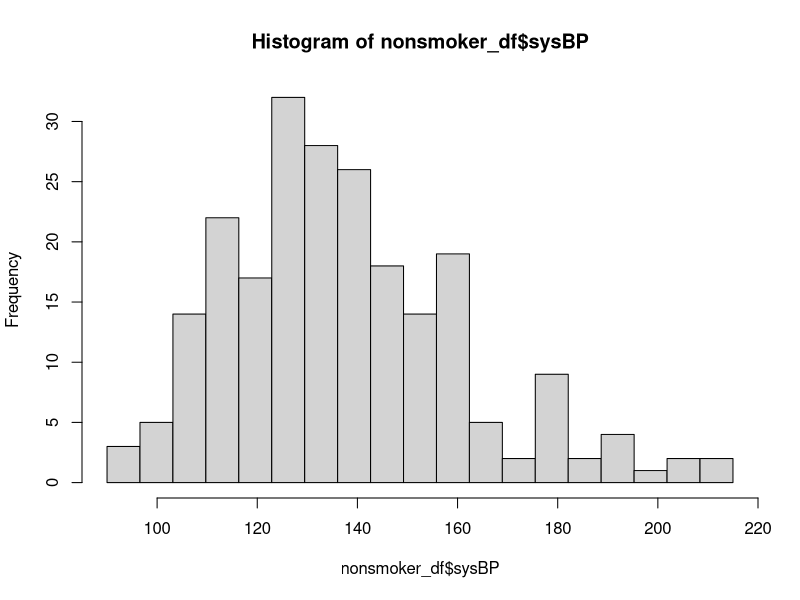
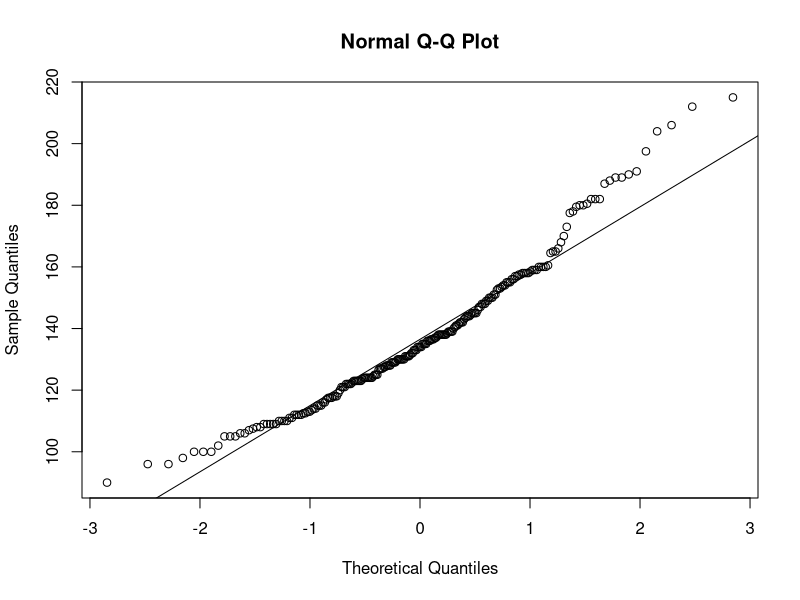
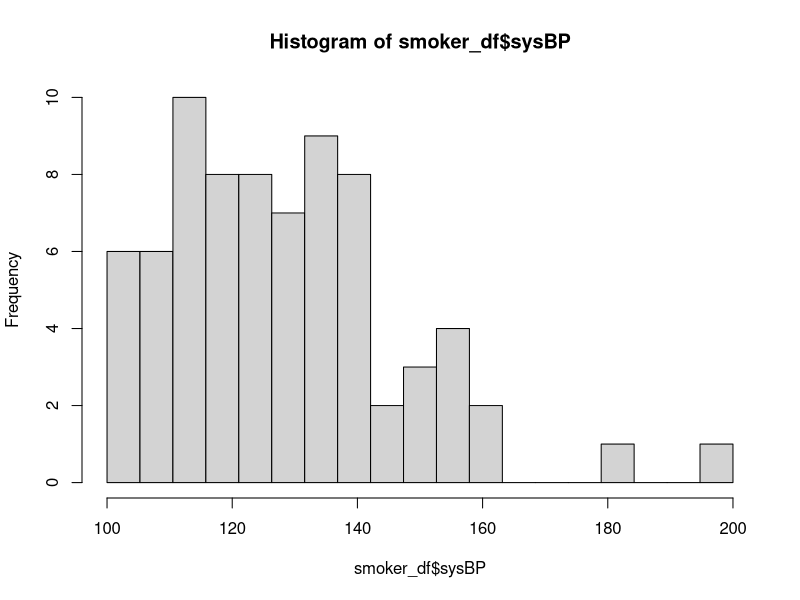
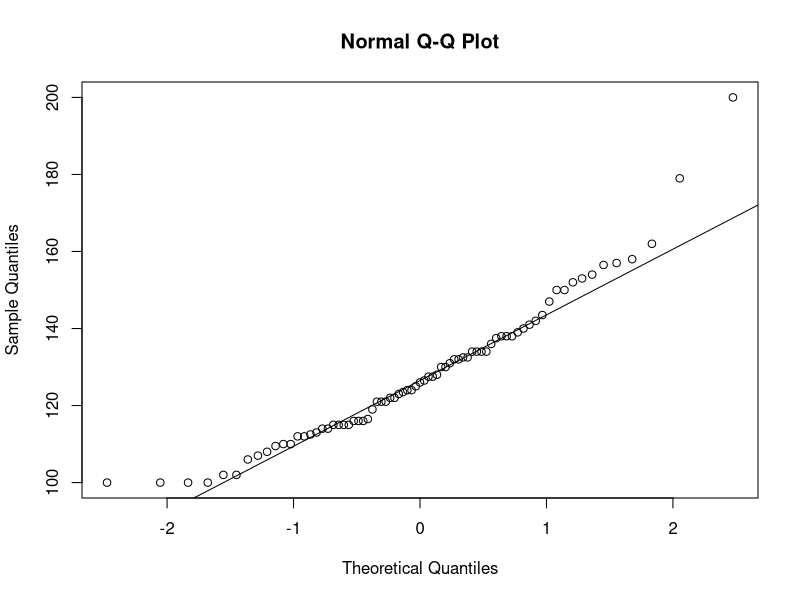

Generate these figures, in order, with R:
#### ST 502 Final Project
## Tyler Pollard and Apostolos Stamenos
## 30 March 2022

## Load required libraries
library(tidyverse)
library(ggplot2)
library(data.table)

## =========================================== PART 1 ===============================================
## Read in data
data <- fread("framingham_data.csv")

## Filter into smoker and nonsmoker data frames
# This dataset represents two independent samples of systolic blood pressure (sysBP) for 
# smokers (currentSmoker=1) and nonsmokers (currentSmoker=0) in the Framingham heart study
smoker_df <- data %>% filter(currentSmoker == 1)
nonsmoker_df <- data %>% filter(currentSmoker == 0)

## Set alpha level for all tests
alpha <- 0.05

## Pooled Two Sample t-test p-value method

## Pooled Two Sample t-test confidence interval method

## Satterthwaite Approximation Two Sample t-test p-value method
# Calcuate number of data points for both groups
n_nonsmoker <- nrow(nonsmoker_df)
n_smoker <- nrow(smoker_df)

# Calculate sample variances of both groups
samp_mean_nonsmoker <- mean(nonsmoker_df$sysBP)
samp_mean_smoker <- mean(smoker_df$sysBP)
samp_var_nonsmoker <- sum((nonsmoker_df$sysBP - samp_mean_nonsmoker)^2)/(n_nonsmoker - 1)
samp_var_smoker <- sum((smoker_df$sysBP - samp_mean_smoker)^2)/(n_smoker - 1)
var(nonsmoker_df$sysBP) # check nonsmoker sample variance
var(smoker_df$sysBP) # check nonsmoker sample variance

# Calculate degrees of freedom for t test
nu <- (samp_var_nonsmoker/n_nonsmoker + samp_var_smoker/n_smoker)^2/(
  (samp_var_nonsmoker/n_nonsmoker)^2/(n_nonsmoker - 1) + (samp_var_smoker/n_smoker)^2/(n_smoker - 1)
)
nu_num <- (samp_var_nonsmoker/n_nonsmoker + samp_var_smoker/n_smoker)^2
nu_den <- (samp_var_nonsmoker/n_nonsmoker)^2/(n_nonsmoker - 1) + (samp_var_smoker/n_smoker)^2/(n_smoker - 1)

# Calculate observed t test statistic
t_obs_satterthwaite <- (samp_mean_nonsmoker - samp_mean_smoker)/sqrt(samp_var_nonsmoker/n_nonsmoker + samp_var_smoker/n_smoker)

# Calculate p-value
p_value_satterthwaite <- 2*pt(t_obs_satterthwaite, df = nu, lower.tail = FALSE)

t_pdf <- function(t) {(gamma((nu+1)/2)/(sqrt(nu*pi)*gamma(nu/2)))*(1+t^2/nu)^(-(nu+1)/2)}
t_pdf2 <- function(t) {(factorial((nu+1)/2-1)/(sqrt(nu*pi)*factorial(nu/2-1)))*(1+t^2/nu)^(-(nu+1)/2)}
p_value_satterthwaite2 <- 2*integrate(t_pdf2, lower = t_obs_satterthwaite, upper = Inf)$value

t.test(nonsmoker_df$sysBP, smoker_df$sysBP, var.equal = FALSE, conf.level = .95)
t.test(nonsmoker_df$sysBP, smoker_df$sysBP, var.equal = TRUE, conf.level = .95)

## Satterthwaite Approxiamtion Two Sample t-test confidence interval method
se_satterthwaite <- sqrt(samp_var_nonsmoker/(n_nonsmoker) + samp_var_smoker/(n_smoker))
ci_satterthwaite <- c((samp_mean_nonsmoker - samp_mean_smoker) - qt(1-(alpha/2), df = nu)*se_satterthwaite,
                      (samp_mean_nonsmoker - samp_mean_smoker) + qt(1-(alpha/2), df = nu)*se_satterthwaite)
ci_satterthwaite

## Checking normal assumption
# Nonsmoker data
hist(nonsmoker_df$sysBP, breaks = seq(min(nonsmoker_df$sysBP), max(nonsmoker_df$sysBP), length.out = 20))
qqnorm(nonsmoker_df$sysBP)
qqline(nonsmoker_df$sysBP)

# Smoker data
hist(smoker_df$sysBP, breaks = seq(min(smoker_df$sysBP), max(smoker_df$sysBP), length.out = 20))
qqnorm(smoker_df$sysBP)
qqline(smoker_df$sysBP)

## =========================================== PART 2 ===============================================
## Varying parameters
# True variances
true_var1 <- c(1, 4, 9)
true_var2 <- 1

# Sample Sizes
n1 <- c(10, 30, 70)
n2 <- c(10, 30, 70)

# True mean difference mu1 - mu2
true_mean_diff <- c(-5, -1, 1, 5)